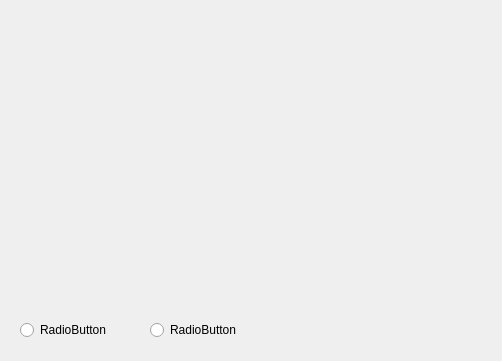
<?xml version="1.0" encoding="UTF-8"?>
<ui version="4.0">
 <class>changeskin</class>
 <widget class="QDialog" name="changeskin">
  <property name="geometry">
   <rect>
    <x>0</x>
    <y>0</y>
    <width>502</width>
    <height>361</height>
   </rect>
  </property>
  <property name="windowTitle">
   <string>Dialog</string>
  </property>
  <widget class="QRadioButton" name="radioButton">
   <property name="geometry">
    <rect>
     <x>20</x>
     <y>320</y>
     <width>95</width>
     <height>20</height>
    </rect>
   </property>
   <property name="text">
    <string>RadioButton</string>
   </property>
  </widget>
  <widget class="QRadioButton" name="radioButton_2">
   <property name="geometry">
    <rect>
     <x>150</x>
     <y>320</y>
     <width>95</width>
     <height>20</height>
    </rect>
   </property>
   <property name="text">
    <string>RadioButton</string>
   </property>
  </widget>
 </widget>
 <resources/>
 <connections/>
</ui>
